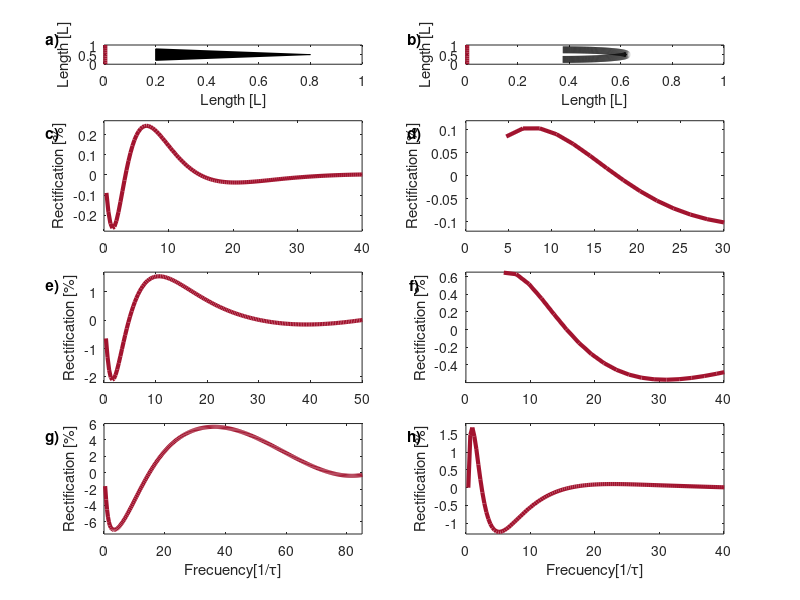

Reproduce this figure in MATLAB.
%%%%%%%%%%%%%%%%%%%%Editar Grafico%%%%%%%%%%%%%%%%%%%%%%%%%%%%%%%%%%%
lw = 3; %LineWidth
mz = 5; %MarkSize

%%%%%%%%%%%%%%%%%%%%%%%Posiciones de medición$$$$$$$$$$$$$$$$$$$$$$$$$
x0=[1/200,1/200,1/200,1/200,1/200,1/200,1/200,1/200,1/200,1/200,1/200];
y1=[0,20/200,40/200,60/200,80/200,100/200,120/200,140/200,160/200,180/200,200/200];

%%%%%%%%%%%%%%%%%%%%%%%%Figura medialuna%%%%%%%%%%%%%%%%%%%%%%%%%%%%%%
r = 50/200;
phi = -pi/2:0.01:pi/2;
x_1 = r*cos(phi)+75/200;
y_1 = r*sin(phi)+100/200;

%%%%%%%%%%%%%%%%%%%%%%%%Figura triángulo%%%%%%%%%%%%%%%%%%%%%%%%%%%%%%
a=[40/200,40/200];
b=[40/200,160/200];
c=[160/200,100/200];
x=[a(1) b(1) c(1) a(1)];
y=[a(2) b(2) c(2) a(2)];

%%%%%%%%%%%%%%%%%%%%%%  Gráfico Triángulo  %%%%%%%%%%%%%%%%%%%%%%%%%%
subplot(7,2,[1])
plot(x0,y1,'LineWidth',lw,'color',[162/255,20/255,47/255],'MarkerSize',mz);
hold on
triangulo=patch(x,y,'black');
hold off
xlim([0 1])
xlabel('Length [L]')
ylabel('Length [L]')
ylim([0 1])
yticks([0,0.5,1])
yticklabels({'0','0.5','1'})
t = title('a)', 'Units', 'normalized', 'Position', [-0.2, 0.8, 0]); % Set Title with correct Position

%%%%%%%%%%%%%%%%%%%%%  Gráfico Medialuna  %%%%%%%%%%%%%%%%%%%%%%%%
subplot(7,2,[2])
plot(x0,y1,'LineWidth',lw,'color',[162/255,20/255,47/255],'MarkerSize',mz);
hold on
plot(x_1,y_1,'b','LineWidth',5,'color','k','MarkerSize',mz);
hold off
xlim([0 1])
ylim([0 1])
xlabel('Length [L]')
ylabel('Length [L]')
yticks([0,0.5,1])
yticklabels({'0','0.5','1'})
t = title('b)', 'Units', 'normalized', 'Position', [-0.2, 0.8, 0]); % Set Title with correct Position

%%%%%%%%%%%%%%%%%%%  Gráfico Triangulo 0.25  %%%%%%%%%%%%%%%%%%%%%%%
subplot(7,2,[3,5])
Array=csvread('salida - Triangulo - 0.25.csv');
A = Array(:, 4);
AB = (Array(:, 5)- Array(:, 24));

% Metemos un spline para suavizar curvas
A_spline = linspace(min(A), max(A), 300);
AB       = spline(A,AB, A_spline);
A        = A_spline;

AC = max(Array(:, 5))
AD = max(Array(:, 24))
AE = max(AC,AD)

plot(A, (AB/AE)*100,'LineWidth',lw,'color',[162/255,20/255,47/255],'MarkerSize',mz)

xlim([0 40])
ylim([-0.28,0.27])
ylabel('Rectification [%]')
t = title('c)', 'Units', 'normalized', 'Position', [-0.2, 0.8, 0]); % Set Title with correct Position

%%%%%%%%%%%%%%%%%%%  Gráfico Medialuna 0.25  %%%%%%%%%%%%%%%%%%%%%%%
subplot(7,2,[4,6])
Array1=csvread('salida - Medialuna - 0.25.csv');
A1 = Array1(:, 4);
AB1 = (Array1(:, 5)- Array1(:, 24))

% Metemos un spline para suavizar curvas
A1_spline = linspace(min(A1), max(A1), 300);
AB1       = spline(A1,AB1, A1_spline);
A1        = A1_spline;

AC1 = max(Array1(:, 5))
AD1 = max(Array1(:, 24))
AE1 = max(AC1,AD1)

plot(A1, (AB1/AE1)*100,'LineWidth',lw,'color',[162/255,20/255,47/255],'MarkerSize',mz)


xlim([0 30]);
ylim([-0.12, 0.12]);
ylabel('Rectification [%]')
t = title('d)', 'Units', 'normalized', 'Position', [-0.2, 0.8, 0]); % Set Title with correct Position

%%%%%%%%%%%%%%%%%%%  Gráfico Triangulo 0.5  %%%%%%%%%%%%%%%%%%%%%%%
subplot(7,2,[7,9])
Array2=csvread('salida - Triangulo - 0.5.csv');
A2 = Array2(:, 4);
AB2 = (Array2(:, 5)- Array2(:, 24))

% Metemos un spline para suavizar curvas
A2_spline = linspace(min(A2), max(A2), 300);
AB2       = spline(A2,AB2, A2_spline);
A2        = A2_spline;

AC2 = max(Array2(:, 5))
AD2 = max(Array2(:, 24))
AE2 = max(AC2,AD2)

plot(A2, (AB2/AE2)*100,'LineWidth',lw,'color',[162/255,20/255,47/255],'MarkerSize',mz)

xlim([0 50])
ylim([-2.2,1.7])
ylabel('Rectification [%]')
t = title('e)', 'Units', 'normalized', 'Position', [-0.2, 0.8, 0]); % Set Title with correct Position

%%%%%%%%%%%%%%%%%%%  Gráfico Medialuna 0.5  %%%%%%%%%%%%%%%%%%%%%%%
subplot(7,2,[8,10])
Array3=csvread('salida - Medialuna - 0.5.csv');
A3 = Array3(:, 4);
AB3 = (Array3(:, 5)- Array3(:, 24))

% Metemos un spline para suavizar curvas
A3_spline = linspace(min(A3), max(A3), 300);
AB3       = spline(A3,AB3, A3_spline);
A3        = A3_spline;

AC3 = max(Array3(:, 5))
AD3 = max(Array3(:, 24))
AE3 = max(AC3,AD3)

plot(A3, (AB3/AE3)*100,'LineWidth',lw,'color',[162/255,20/255,47/255],'MarkerSize',mz)

xlim([0 40])
ylim([-0.6,0.65])
ylabel('Rectification [%]')
t = title('f)', 'Units', 'normalized', 'Position', [-0.2, 0.8, 0]); % Set Title with correct Position

%%%%%%%%%%%%%%%%%%%  Gráfico Triangulo 0.75  %%%%%%%%%%%%%%%%%%%%%%%
subplot(7,2,[11,13])
Array4=csvread('salida - Triangulo - 0.75.csv');
A4 = Array4(:, 4);
AB4 = (Array4(:, 5)- Array4(:, 24))

% Metemos un spline para suavizar curvas
A4_spline = linspace(min(A4), max(A4), 300);
AB4       = spline(A4,AB4, A4_spline);
A4        = A4_spline;

AC4 = max(Array4(:, 5))
AD4 = max(Array4(:, 24))
AE4 = max(AC4,AD4)

plot(A4, (AB4/AE4)*100,'LineWidth',lw,'color',[162/255,20/255,47/255],'MarkerSize',mz)

xlim([0 85])
ylim([-7.5, 6])
xlabel('Frecuency[1/\tau]')
ylabel('Rectification [%]')
t = title('g)', 'Units', 'normalized', 'Position', [-0.2, 0.8, 0]); % Set Title with correct Position

%%%%%%%%%%%%%%%%%%%  Gráfico Medialuna 0.75  %%%%%%%%%%%%%%%%%%%%%%%
subplot(7,2,[12,14])
Array5=csvread('salida - Medialuna - 0.75.csv');
A5 = Array5(:, 4);
AB5 = (Array5(:, 5)- Array5(:, 24))

% Metemos un spline para suavizar curvas
A5_spline = linspace(min(A5), max(A5), 300);
AB5       = spline(A5,AB5, A5_spline);
A5        = A5_spline;

AC5 = max(Array5(:, 5))
AD5 = max(Array5(:, 24))
AE5 = max(AC5,AD5)

plot(A5, (AB5/AE5)*100,'LineWidth',lw,'color',[162/255,20/255,47/255],'MarkerSize',mz)

xlim([0 40])
ylim([-1.3, 1.8])
xlabel('Frecuency[1/\tau]')
ylabel('Rectification [%]')
t = title('h)', 'Units', 'normalized', 'Position', [-0.2, 0.8, 0]); % Set Title with correct Position
